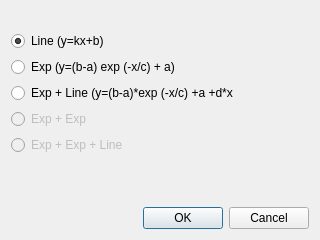
<?xml version="1.0" encoding="UTF-8"?>
<ui version="4.0">
 <class>SelectApproximationDialog</class>
 <widget class="QDialog" name="SelectApproximationDialog">
  <property name="geometry">
   <rect>
    <x>0</x>
    <y>0</y>
    <width>320</width>
    <height>240</height>
   </rect>
  </property>
  <property name="windowTitle">
   <string>Select approximation function</string>
  </property>
  <layout class="QVBoxLayout" name="verticalLayout">
   <item>
    <widget class="QLabel" name="label">
     <property name="text">
      <string/>
     </property>
     <property name="alignment">
      <set>Qt::AlignCenter</set>
     </property>
    </widget>
   </item>
   <item>
    <widget class="QRadioButton" name="approximation0">
     <property name="text">
      <string>Line (y=kx+b)</string>
     </property>
     <property name="checked">
      <bool>true</bool>
     </property>
    </widget>
   </item>
   <item>
    <widget class="QRadioButton" name="approximation1">
     <property name="text">
      <string>Exp (y=(b-a) exp (-x/c) + a)</string>
     </property>
    </widget>
   </item>
   <item>
    <widget class="QRadioButton" name="approximation2">
     <property name="text">
      <string>Exp + Line (y=(b-a)*exp (-x/c) +a +d*x</string>
     </property>
    </widget>
   </item>
   <item>
    <widget class="QRadioButton" name="approximation3">
     <property name="enabled">
      <bool>false</bool>
     </property>
     <property name="text">
      <string>Exp + Exp</string>
     </property>
    </widget>
   </item>
   <item>
    <widget class="QRadioButton" name="approximation4">
     <property name="enabled">
      <bool>false</bool>
     </property>
     <property name="text">
      <string>Exp + Exp + Line</string>
     </property>
    </widget>
   </item>
   <item>
    <spacer name="verticalSpacer">
     <property name="orientation">
      <enum>Qt::Vertical</enum>
     </property>
     <property name="sizeHint" stdset="0">
      <size>
       <width>20</width>
       <height>40</height>
      </size>
     </property>
    </spacer>
   </item>
   <item>
    <widget class="QDialogButtonBox" name="buttonBox">
     <property name="orientation">
      <enum>Qt::Horizontal</enum>
     </property>
     <property name="standardButtons">
      <set>QDialogButtonBox::Cancel|QDialogButtonBox::Ok</set>
     </property>
    </widget>
   </item>
  </layout>
 </widget>
 <resources/>
 <connections>
  <connection>
   <sender>buttonBox</sender>
   <signal>accepted()</signal>
   <receiver>SelectApproximationDialog</receiver>
   <slot>accept()</slot>
   <hints>
    <hint type="sourcelabel">
     <x>248</x>
     <y>254</y>
    </hint>
    <hint type="destinationlabel">
     <x>157</x>
     <y>274</y>
    </hint>
   </hints>
  </connection>
  <connection>
   <sender>buttonBox</sender>
   <signal>rejected()</signal>
   <receiver>SelectApproximationDialog</receiver>
   <slot>reject()</slot>
   <hints>
    <hint type="sourcelabel">
     <x>316</x>
     <y>260</y>
    </hint>
    <hint type="destinationlabel">
     <x>286</x>
     <y>274</y>
    </hint>
   </hints>
  </connection>
 </connections>
</ui>
